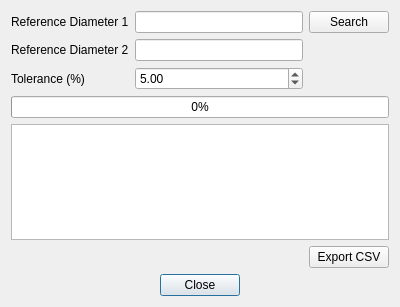
<?xml version="1.0" encoding="UTF-8"?>
<ui version="4.0">
 <class>Dialog</class>
 <widget class="QDialog" name="Dialog">
  <property name="geometry">
   <rect>
    <x>0</x>
    <y>0</y>
    <width>400</width>
    <height>307</height>
   </rect>
  </property>
  <property name="windowTitle">
   <string>Body Scale Pair Matching</string>
  </property>
  <layout class="QGridLayout" name="gridLayout">
   <item row="1" column="0">
    <widget class="QLabel" name="label_2">
     <property name="text">
      <string>Reference Diameter 2</string>
     </property>
    </widget>
   </item>
   <item row="0" column="0">
    <widget class="QLabel" name="label">
     <property name="text">
      <string>Reference Diameter 1</string>
     </property>
    </widget>
   </item>
   <item row="4" column="0" colspan="3">
    <widget class="QTableView" name="tableResults"/>
   </item>
   <item row="1" column="1">
    <widget class="Gui::InputField" name="inputReference2">
     <property name="toolTip">
      <string>Scale reference diameter</string>
     </property>
     <property name="unit" stdset="0">
      <string notr="true"/>
     </property>
    </widget>
   </item>
   <item row="6" column="0" colspan="3">
    <widget class="QDialogButtonBox" name="buttonBox">
     <property name="orientation">
      <enum>Qt::Horizontal</enum>
     </property>
     <property name="standardButtons">
      <set>QDialogButtonBox::Close</set>
     </property>
     <property name="centerButtons">
      <bool>true</bool>
     </property>
    </widget>
   </item>
   <item row="5" column="2">
    <widget class="QPushButton" name="buttonCSV">
     <property name="toolTip">
      <string>Export results to CSV</string>
     </property>
     <property name="text">
      <string>Export CSV</string>
     </property>
    </widget>
   </item>
   <item row="2" column="0">
    <widget class="QLabel" name="label_4">
     <property name="text">
      <string>Tolerance (%)</string>
     </property>
    </widget>
   </item>
   <item row="0" column="1">
    <widget class="Gui::InputField" name="inputReference1">
     <property name="toolTip">
      <string>Scale reference diameter</string>
     </property>
    </widget>
   </item>
   <item row="0" column="2">
    <widget class="QPushButton" name="buttonSearch">
     <property name="toolTip">
      <string>Search for body tube pairs</string>
     </property>
     <property name="text">
      <string>Search</string>
     </property>
    </widget>
   </item>
   <item row="3" column="0" colspan="3">
    <widget class="QProgressBar" name="progressBar">
     <property name="value">
      <number>0</number>
     </property>
    </widget>
   </item>
   <item row="2" column="1">
    <widget class="Gui::DoubleSpinBox" name="spinTolerance">
     <property name="toolTip">
      <string>Maximum error in body diameter</string>
     </property>
     <property name="value">
      <double>5.000000000000000</double>
     </property>
    </widget>
   </item>
  </layout>
 </widget>
 <customwidgets>
  <customwidget>
   <class>Gui::InputField</class>
   <extends>QLineEdit</extends>
   <header>Gui/InputField.h</header>
  </customwidget>
  <customwidget>
   <class>Gui::DoubleSpinBox</class>
   <extends>QDoubleSpinBox</extends>
   <header>Gui/SpinBox.h</header>
  </customwidget>
 </customwidgets>
 <tabstops>
  <tabstop>inputReference1</tabstop>
  <tabstop>inputReference2</tabstop>
  <tabstop>spinTolerance</tabstop>
  <tabstop>buttonSearch</tabstop>
  <tabstop>buttonCSV</tabstop>
  <tabstop>tableResults</tabstop>
 </tabstops>
 <resources/>
 <connections>
  <connection>
   <sender>buttonBox</sender>
   <signal>accepted()</signal>
   <receiver>Dialog</receiver>
   <slot>accept()</slot>
   <hints>
    <hint type="sourcelabel">
     <x>248</x>
     <y>254</y>
    </hint>
    <hint type="destinationlabel">
     <x>157</x>
     <y>274</y>
    </hint>
   </hints>
  </connection>
  <connection>
   <sender>buttonBox</sender>
   <signal>rejected()</signal>
   <receiver>Dialog</receiver>
   <slot>reject()</slot>
   <hints>
    <hint type="sourcelabel">
     <x>316</x>
     <y>260</y>
    </hint>
    <hint type="destinationlabel">
     <x>286</x>
     <y>274</y>
    </hint>
   </hints>
  </connection>
 </connections>
</ui>
